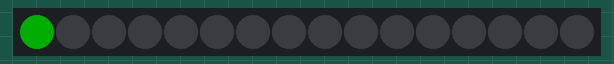
A sketch run on a simulated ESP32. On the bench: 16 RGB LEDs in strip order, left to right. Dim RGB values are drawn brighter than linear; WiFi joins after 1.5 s; servers stay silent unless stated; what the sketch prints to the serial monitor is not drawn.

Above: at 1.6 s.
At 2.0 s:
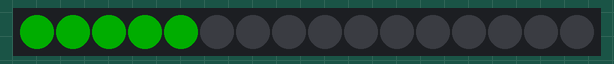
At 2.4 s:
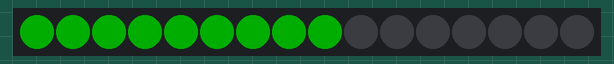
At 3.1 s:
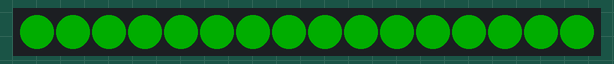

The sketch:

esp_wifi_ringled.ino
```cpp
#include <WiFi.h>
#include <Adafruit_NeoPixel.h>

// Wi-Fi Credentials
const char* ssid = "admin";
const char* password = "12345678";

// LED Ring Setup
#define LED_PIN     13
#define LED_COUNT   16
Adafruit_NeoPixel strip(LED_COUNT, LED_PIN, NEO_GRB + NEO_KHZ800);

void setup() {
  Serial.begin(9600);

  // Initialize LED strip
  strip.begin();
  strip.show(); // Ensure all are off initially
  strip.setBrightness(50);

  // Connect to Wi-Fi
  Serial.println("Connecting to WiFi...");
  WiFi.begin(ssid, password);

  int retries = 0;
  while (WiFi.status() != WL_CONNECTED && retries < 20) {
    delay(500);
    Serial.print(".");
    retries++;
  }

  if (WiFi.status() == WL_CONNECTED) {
    Serial.println("\nWiFi connected!");
    Serial.print("IP address: ");
    Serial.println(WiFi.localIP());

    // Light up LEDs
    colorWipe(strip.Color(0, 255, 0), 100); // Green for success
  } else {
    Serial.println("\nWiFi connection failed.");
    colorWipe(strip.Color(255, 0, 0), 100); // Red for failure
  }
}

void loop() {
  // Optional: Put your logic here
}

// Simple color wipe animation
void colorWipe(uint32_t color, int wait) {
  for (int i = 0; i < strip.numPixels(); i++) {
    strip.setPixelColor(i, color);
    strip.show();
    delay(wait);
  }
}
```
